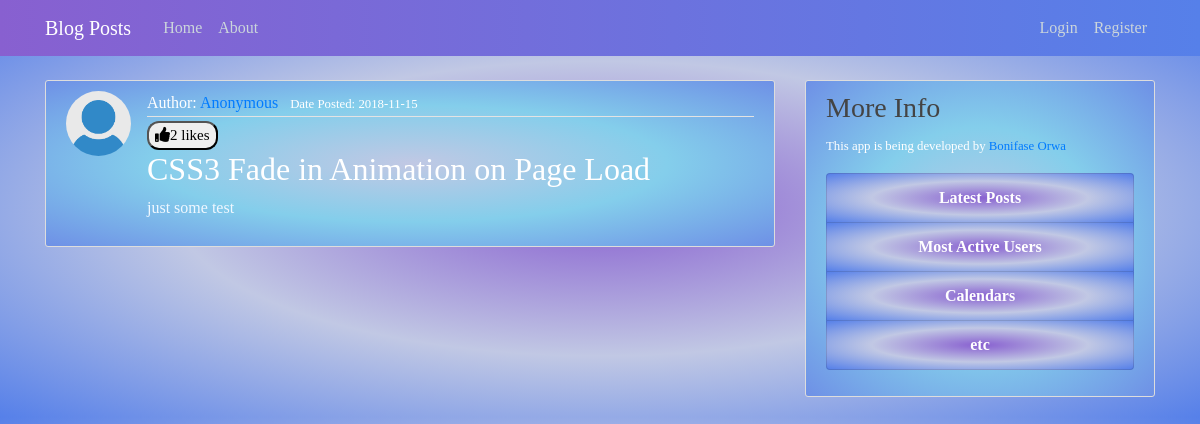
/post/1, run on the app's committed database.
### blogpost/models/models.py (models this page shows, shortened)
class User(db.Model, UserMixin):
    id = db.Column(db.Integer, primary_key=True)
    username = db.Column(db.String(20), unique=True, nullable=False)
    email = db.Column(db.String(120), unique=True, nullable=False)
    image_file = db.Column(
        db.String(20), nullable=False, default='default.jpg')
    password = db.Column(db.String(60), nullable=False)
    posts = db.relationship('Post', backref='author', lazy=True)
    liked = db.relationship(
        'PostLike',
        foreign_keys='PostLike.user_id',
        backref='user', lazy='dynamic')

class Post(db.Model):
    id = db.Column(db.Integer, primary_key=True)
    title = db.Column(db.String(100), nullable=False)
    date_posted = db.Column(
        db.DateTime, nullable=False, default=datetime.utcnow)
    content = db.Column(db.Text, nullable=False)
    user_id = db.Column(db.Integer, db.ForeignKey('user.id'), nullable=False)
    likes = db.relationship('PostLike', backref='post', lazy='dynamic')

### blogpost/routes.py (the view)
@app.route("/post/<int:post_id>", methods=['GET', 'POST'])
def post(post_id):
    post = Post.query.get_or_404(post_id)
    return render_template('post.html', title=post.title, post=post)

### blogpost/templates/post.html (shortened to what this page needs)
{% extends "layout.html" %}
{% block content %}
  <article class="media content-section">
    <img class="rounded-circle article-img" src="{{ url_for('static', filename='profile_pics/' + post.author.image_file) }}">
    <div class="media-body">
      <div class="article-metadata">
        Author: <a class="mr-2" href="{{ url_for('user', username=post.author.username) }}">{{ post.author.username }}</a>
        <small class="text-muted">Date Posted: {{ post.date_posted.strftime('%Y-%m-%d') }}</small>
      </div>
      <div>
          {% if current_user.is_authenticated %}
          {% if current_user.has_liked_post(post) %}
          <a href="{{ url_for('like_action', post_id=post.id, action='unlike') }}"><button id="style"><i class='fas fa-thumbs-down'></i>{{ post.likes.count() }} likes</button></a>
          {% else %}
          <a href="{{ url_for('like_action', post_id=post.id, action='like') }}"><button id="style"><i class='fas fa-thumbs-up'></i>{{ post.likes.count() }} likes</button></a>
          {% endif %}
          {% else %}
          <a href="{{ url_for('login') }}"><button id="style"><i class='fas fa-thumbs-up'></i>{{ post.likes.count() }} likes</button></a>
          {% endif %}
      </div>
      <h2 class="article-title">{{ post.title }}</h2>
      <p class="article-content">{{ post.content }}</p>
    </div>
  </article>
{% endblock content %}

### blogpost/static/main.css (style rules this page uses)
body { background: radial-gradient(#8860d0, #c1c8e4, #5680e9); color: #333333; margin-top: 5rem; font-family: Monotype Corsiva; }
h1, h2, h3, h4, h5, h6 { color: #444444; }
.content-section { background: radial-gradient(#c1c8e4, #84ceeb, #6e90e6); color: aliceblue; padding: 10px 20px; border: 1px solid #dddddd; border-radius: 3px; margin-bottom: 20px; }
.article-title { color: #444444; }
.article-content { white-space: pre-line; }
.article-img { height: 65px; width: 65px; margin-right: 16px; }
.article-metadata { padding-bottom: 1px; color: #ffffff; margin-bottom: 4px; border-bottom: 1px solid #e3e3e3; }
.text-muted { color: white !important; }
.article-title { color: white; }
button#style { font-size: 15px; border-radius: 12px; }

### data on the page
User: image_file (placeholder picture), author.username "Anonymous"
Post: date_posted "2018-11-15", title "CSS3 Fade in Animation on Page Load", content "just some test"

### other printed values
{{ post.likes.count() }} "2"
